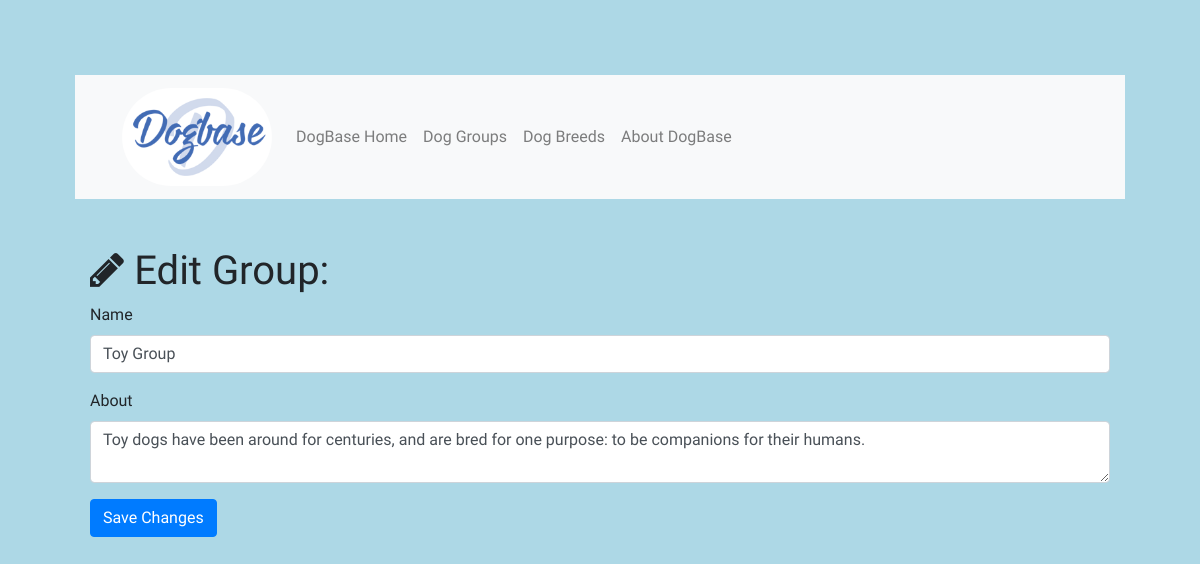
Page /group/edit/4 on the committed database.
### dogbase.py (models this page shows)
class Group(db.Model):
    __tablename__ = 'group'
    id = db.Column(db.Integer, primary_key=True)
    name = db.Column(db.String(64))
    about = db.Column(db.Text)
    breed = db.relationship('Breed', backref='group', cascade="delete")

### dogbase.py (the view)
@app.route('/group/edit/<int:id>', methods=['GET', 'POST'])
def edit_group(id):
    group = Group.query.filter_by(id=id).first()
    if request.method == 'GET':
        return render_template('group-edit.html', group=group)
    if request.method == 'POST':
        group.name = request.form['name']
        group.about = request.form['about']
        db.session.commit()
        return redirect(url_for('show_all_groups'))

### templates/group-edit.html (shortened to what this page needs)
{% extends "base.html"%}
{% block head%}
{{super()}}
{% endblock %}
{% block page_content%}
  <div class="container">
    <h1 class="mt-5"><i class="fa fa-pencil" aria-hidden="true"></i> Edit Group:</h1>
    <form action="/group/edit/{{group.id}}" method="post">
      <div class="form-group">
        <label>Name</label>
        <input class="form-control" type="text" name="name" value="{{group.name}}" required="true">
      </div>
      <div class="form-group">
        <label>About</label>
        <textarea class="form-control" name="about" required="true">{{group.about}}</textarea>
      </div>
      <button type="submit" class="btn btn-primary">Save Changes</button>
    </form>
  </div>
{% endblock%}

### static/css/dogbase.css (style rules this page uses)
body { padding-top: 54px; background-color: lightblue; }
.container { font-family: 'Happy Monkey', cursive; }

### templates/group-edit.html (style rules this page uses)
body { padding: 75px; }

### rows in the picture
Group: name "Toy Group", about "Toy dogs have been around for centuries, and are bred for one purpose: to be companions for their humans."
